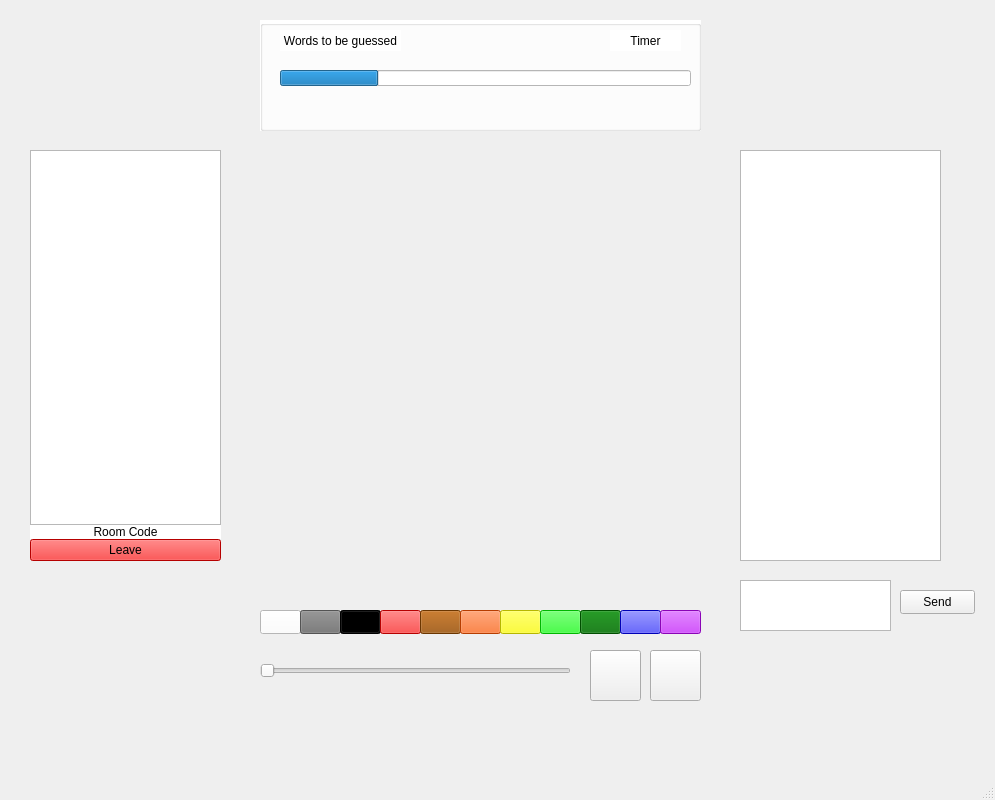
<?xml version="1.0" encoding="UTF-8"?>
<ui version="4.0">
 <class>MainWindow</class>
 <widget class="QMainWindow" name="MainWindow">
  <property name="geometry">
   <rect>
    <x>0</x>
    <y>0</y>
    <width>995</width>
    <height>800</height>
   </rect>
  </property>
  <property name="mouseTracking">
   <bool>false</bool>
  </property>
  <property name="windowTitle">
   <string>MainWindow</string>
  </property>
  <property name="windowIcon">
   <iconset resource="FrontEnd.qrc">
    <normaloff>:/FrontEnd/assets/images/Skribbl.io_2022_(Icon).png</normaloff>:/FrontEnd/assets/images/Skribbl.io_2022_(Icon).png</iconset>
  </property>
  <widget class="QWidget" name="centralwidget">
   <widget class="QWidget" name="verticalLayoutWidget">
    <property name="geometry">
     <rect>
      <x>260</x>
      <y>150</y>
      <width>441</width>
      <height>411</height>
     </rect>
    </property>
    <layout class="QVBoxLayout" name="verticalLayout_drawingBoard"/>
   </widget>
   <widget class="QLabel" name="label_background">
    <property name="geometry">
     <rect>
      <x>0</x>
      <y>-10</y>
      <width>1001</width>
      <height>781</height>
     </rect>
    </property>
    <property name="text">
     <string/>
    </property>
    <property name="pixmap">
     <pixmap resource="FrontEnd.qrc">:/FrontEnd/assets/images/background.png</pixmap>
    </property>
    <property name="scaledContents">
     <bool>true</bool>
    </property>
   </widget>
   <widget class="QWidget" name="verticalLayoutWidget_3">
    <property name="geometry">
     <rect>
      <x>30</x>
      <y>150</y>
      <width>191</width>
      <height>411</height>
     </rect>
    </property>
    <layout class="QVBoxLayout" name="verticalLayout_numberOfPlayerdAndRoundNumbers">
     <property name="spacing">
      <number>0</number>
     </property>
     <item>
      <widget class="QListWidget" name="listWidget">
       <property name="styleSheet">
        <string notr="true"/>
       </property>
      </widget>
     </item>
     <item>
      <widget class="QLabel" name="label_2">
       <property name="styleSheet">
        <string notr="true">background-color: rgb(255, 255, 255);</string>
       </property>
       <property name="text">
        <string>Room Code</string>
       </property>
       <property name="alignment">
        <set>Qt::AlignCenter</set>
       </property>
      </widget>
     </item>
     <item>
      <widget class="QPushButton" name="pushButton_leave">
       <property name="styleSheet">
        <string notr="true">background-color: rgb(255, 0, 0);</string>
       </property>
       <property name="text">
        <string>Leave</string>
       </property>
      </widget>
     </item>
    </layout>
   </widget>
   <widget class="QGroupBox" name="groupBox">
    <property name="geometry">
     <rect>
      <x>260</x>
      <y>20</y>
      <width>441</width>
      <height>111</height>
     </rect>
    </property>
    <property name="styleSheet">
     <string notr="true">background-color: rgb(255, 255, 255);
</string>
    </property>
    <property name="title">
     <string/>
    </property>
    <widget class="QLabel" name="label_words">
     <property name="geometry">
      <rect>
       <x>20</x>
       <y>10</y>
       <width>121</width>
       <height>21</height>
      </rect>
     </property>
     <property name="statusTip">
      <string/>
     </property>
     <property name="text">
      <string>Words to be guessed</string>
     </property>
     <property name="textFormat">
      <enum>Qt::AutoText</enum>
     </property>
     <property name="alignment">
      <set>Qt::AlignCenter</set>
     </property>
    </widget>
    <widget class="QLabel" name="label_timer">
     <property name="geometry">
      <rect>
       <x>350</x>
       <y>10</y>
       <width>71</width>
       <height>21</height>
      </rect>
     </property>
     <property name="text">
      <string>Timer</string>
     </property>
     <property name="alignment">
      <set>Qt::AlignCenter</set>
     </property>
    </widget>
    <widget class="QProgressBar" name="progressBar_timer">
     <property name="geometry">
      <rect>
       <x>20</x>
       <y>50</y>
       <width>411</width>
       <height>16</height>
      </rect>
     </property>
     <property name="styleSheet">
      <string notr="true">border: 2px solid grey;
border-radius: 5px;
text-align: center;
QProgressBar::chunk {
      background-color: #aaaaff; // Change to your desired color
}
</string>
     </property>
     <property name="value">
      <number>24</number>
     </property>
     <property name="textVisible">
      <bool>false</bool>
     </property>
    </widget>
   </widget>
   <widget class="QPushButton" name="pushColorWhite">
    <property name="geometry">
     <rect>
      <x>260</x>
      <y>610</y>
      <width>41</width>
      <height>24</height>
     </rect>
    </property>
    <property name="autoFillBackground">
     <bool>false</bool>
    </property>
    <property name="styleSheet">
     <string notr="true">background-color: rgb(255, 255, 255);</string>
    </property>
    <property name="text">
     <string/>
    </property>
    <property name="default">
     <bool>false</bool>
    </property>
   </widget>
   <widget class="QPushButton" name="pushColorGray">
    <property name="geometry">
     <rect>
      <x>300</x>
      <y>610</y>
      <width>41</width>
      <height>24</height>
     </rect>
    </property>
    <property name="autoFillBackground">
     <bool>false</bool>
    </property>
    <property name="styleSheet">
     <string notr="true">background-color: rgb(255, 255, 255);
background-color: rgb(116, 116, 116);</string>
    </property>
    <property name="text">
     <string/>
    </property>
    <property name="default">
     <bool>false</bool>
    </property>
   </widget>
   <widget class="QPushButton" name="pushColorBlack">
    <property name="geometry">
     <rect>
      <x>340</x>
      <y>610</y>
      <width>41</width>
      <height>24</height>
     </rect>
    </property>
    <property name="autoFillBackground">
     <bool>false</bool>
    </property>
    <property name="styleSheet">
     <string notr="true">background-color: rgb(0, 0, 0);</string>
    </property>
    <property name="text">
     <string/>
    </property>
    <property name="default">
     <bool>false</bool>
    </property>
   </widget>
   <widget class="QPushButton" name="pushColorRed">
    <property name="geometry">
     <rect>
      <x>380</x>
      <y>610</y>
      <width>41</width>
      <height>24</height>
     </rect>
    </property>
    <property name="autoFillBackground">
     <bool>false</bool>
    </property>
    <property name="styleSheet">
     <string notr="true">background-color: rgb(255, 255, 255);
background-color: rgb(255, 0, 0);</string>
    </property>
    <property name="text">
     <string/>
    </property>
    <property name="default">
     <bool>false</bool>
    </property>
   </widget>
   <widget class="QPushButton" name="pushColorBrown">
    <property name="geometry">
     <rect>
      <x>420</x>
      <y>610</y>
      <width>41</width>
      <height>24</height>
     </rect>
    </property>
    <property name="autoFillBackground">
     <bool>false</bool>
    </property>
    <property name="styleSheet">
     <string notr="true">background-color: rgb(150, 75, 0);</string>
    </property>
    <property name="text">
     <string/>
    </property>
    <property name="default">
     <bool>false</bool>
    </property>
   </widget>
   <widget class="QPushButton" name="pushColorOrange">
    <property name="geometry">
     <rect>
      <x>460</x>
      <y>610</y>
      <width>41</width>
      <height>24</height>
     </rect>
    </property>
    <property name="autoFillBackground">
     <bool>false</bool>
    </property>
    <property name="styleSheet">
     <string notr="true">background-color: rgb(255, 85, 0);</string>
    </property>
    <property name="text">
     <string/>
    </property>
    <property name="default">
     <bool>false</bool>
    </property>
   </widget>
   <widget class="QPushButton" name="pushColorYellow">
    <property name="geometry">
     <rect>
      <x>500</x>
      <y>610</y>
      <width>41</width>
      <height>24</height>
     </rect>
    </property>
    <property name="autoFillBackground">
     <bool>false</bool>
    </property>
    <property name="styleSheet">
     <string notr="true">background-color: rgb(255, 255, 255);
background-color: rgb(255, 255, 0);</string>
    </property>
    <property name="text">
     <string/>
    </property>
    <property name="default">
     <bool>false</bool>
    </property>
   </widget>
   <widget class="QPushButton" name="pushColorLime">
    <property name="geometry">
     <rect>
      <x>540</x>
      <y>610</y>
      <width>41</width>
      <height>24</height>
     </rect>
    </property>
    <property name="autoFillBackground">
     <bool>false</bool>
    </property>
    <property name="styleSheet">
     <string notr="true">background-color: rgb(255, 255, 255);
background-color: rgb(0, 255, 0);
border-color: rgb(0, 0, 0);</string>
    </property>
    <property name="text">
     <string/>
    </property>
    <property name="default">
     <bool>false</bool>
    </property>
   </widget>
   <widget class="QPushButton" name="pushColorGreen">
    <property name="geometry">
     <rect>
      <x>580</x>
      <y>610</y>
      <width>41</width>
      <height>24</height>
     </rect>
    </property>
    <property name="autoFillBackground">
     <bool>false</bool>
    </property>
    <property name="styleSheet">
     <string notr="true">background-color: rgb(0, 109, 0);</string>
    </property>
    <property name="text">
     <string/>
    </property>
    <property name="default">
     <bool>false</bool>
    </property>
   </widget>
   <widget class="QPushButton" name="pushColorBlue">
    <property name="geometry">
     <rect>
      <x>620</x>
      <y>610</y>
      <width>41</width>
      <height>24</height>
     </rect>
    </property>
    <property name="autoFillBackground">
     <bool>false</bool>
    </property>
    <property name="styleSheet">
     <string notr="true">background-color: rgb(255, 255, 255);
background-color: rgb(0, 0, 255);</string>
    </property>
    <property name="text">
     <string/>
    </property>
    <property name="default">
     <bool>false</bool>
    </property>
   </widget>
   <widget class="QPushButton" name="pushColorPurple">
    <property name="geometry">
     <rect>
      <x>660</x>
      <y>610</y>
      <width>41</width>
      <height>24</height>
     </rect>
    </property>
    <property name="autoFillBackground">
     <bool>false</bool>
    </property>
    <property name="styleSheet">
     <string notr="true">background-color: rgb(255, 255, 255);
background-color: rgb(193, 6, 255);</string>
    </property>
    <property name="text">
     <string/>
    </property>
    <property name="default">
     <bool>false</bool>
    </property>
   </widget>
   <widget class="QSlider" name="hSliderPenWidth">
    <property name="geometry">
     <rect>
      <x>260</x>
      <y>650</y>
      <width>311</width>
      <height>41</height>
     </rect>
    </property>
    <property name="orientation">
     <enum>Qt::Horizontal</enum>
    </property>
   </widget>
   <widget class="QPushButton" name="pushButton_ClearDrawing">
    <property name="geometry">
     <rect>
      <x>650</x>
      <y>650</y>
      <width>51</width>
      <height>51</height>
     </rect>
    </property>
    <property name="styleSheet">
     <string notr="true">background-image: url(:/FrontEnd/assets/images/cleanalldrawing_image.jpg);</string>
    </property>
    <property name="text">
     <string/>
    </property>
   </widget>
   <widget class="QPushButton" name="pushButton_FillDrawing">
    <property name="geometry">
     <rect>
      <x>590</x>
      <y>650</y>
      <width>51</width>
      <height>51</height>
     </rect>
    </property>
    <property name="styleSheet">
     <string notr="true">background-image: url(:/FrontEnd/assets/images/bucket_fill.jpg);</string>
    </property>
    <property name="text">
     <string/>
    </property>
   </widget>
   <widget class="QTextEdit" name="chatInput">
    <property name="geometry">
     <rect>
      <x>740</x>
      <y>580</y>
      <width>151</width>
      <height>51</height>
     </rect>
    </property>
   </widget>
   <widget class="QPushButton" name="sendMessage">
    <property name="geometry">
     <rect>
      <x>900</x>
      <y>590</y>
      <width>75</width>
      <height>24</height>
     </rect>
    </property>
    <property name="text">
     <string>Send</string>
    </property>
   </widget>
   <widget class="QPlainTextEdit" name="chat">
    <property name="geometry">
     <rect>
      <x>740</x>
      <y>150</y>
      <width>201</width>
      <height>411</height>
     </rect>
    </property>
   </widget>
   <zorder>label_background</zorder>
   <zorder>verticalLayoutWidget</zorder>
   <zorder>verticalLayoutWidget_3</zorder>
   <zorder>groupBox</zorder>
   <zorder>pushColorWhite</zorder>
   <zorder>pushColorGray</zorder>
   <zorder>pushColorBlack</zorder>
   <zorder>pushColorRed</zorder>
   <zorder>pushColorBrown</zorder>
   <zorder>pushColorOrange</zorder>
   <zorder>pushColorYellow</zorder>
   <zorder>pushColorLime</zorder>
   <zorder>pushColorGreen</zorder>
   <zorder>pushColorBlue</zorder>
   <zorder>pushColorPurple</zorder>
   <zorder>hSliderPenWidth</zorder>
   <zorder>pushButton_ClearDrawing</zorder>
   <zorder>pushButton_FillDrawing</zorder>
   <zorder>chatInput</zorder>
   <zorder>sendMessage</zorder>
   <zorder>chat</zorder>
  </widget>
  <widget class="QStatusBar" name="statusbar"/>
  <widget class="QMenuBar" name="menubar">
   <property name="geometry">
    <rect>
     <x>0</x>
     <y>0</y>
     <width>995</width>
     <height>22</height>
    </rect>
   </property>
  </widget>
 </widget>
 <resources>
  <include location="FrontEnd.qrc"/>
 </resources>
 <connections/>
</ui>
